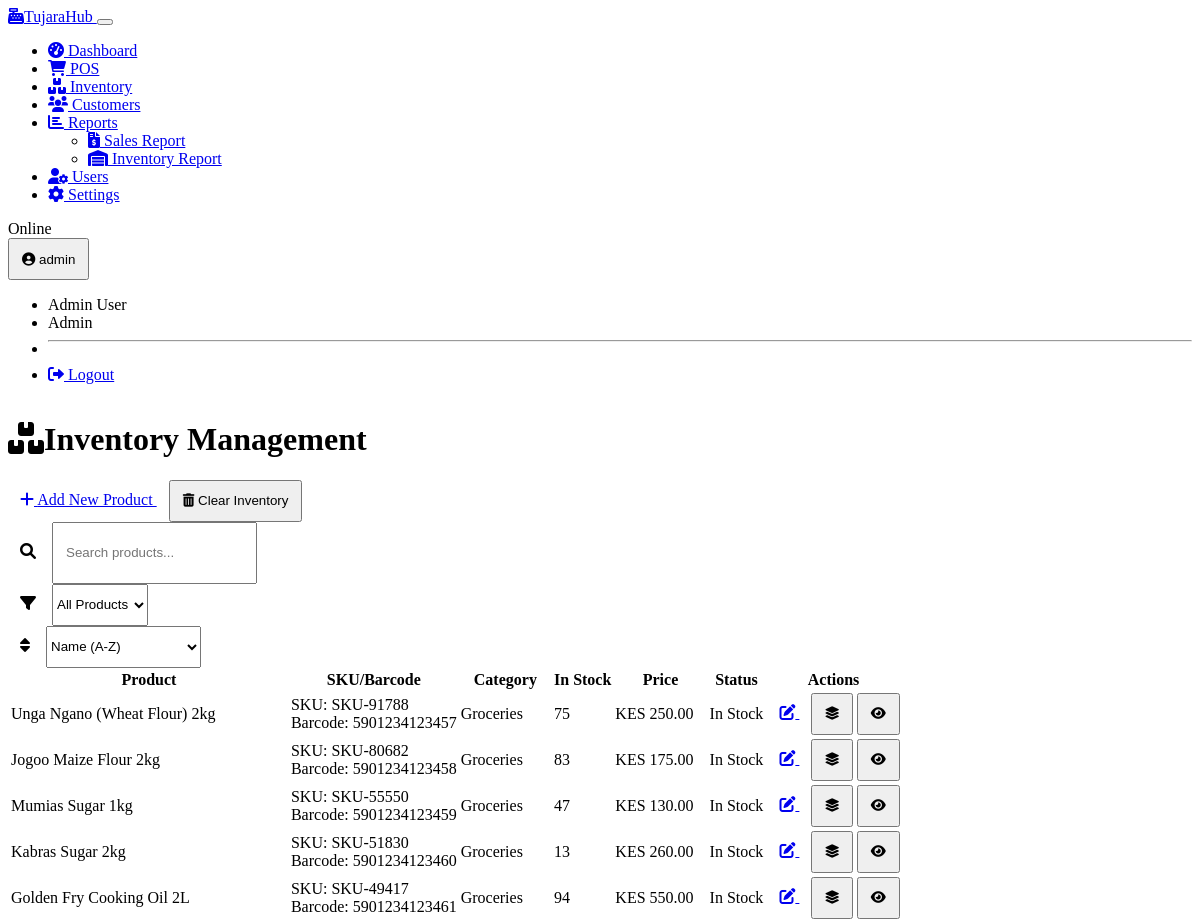
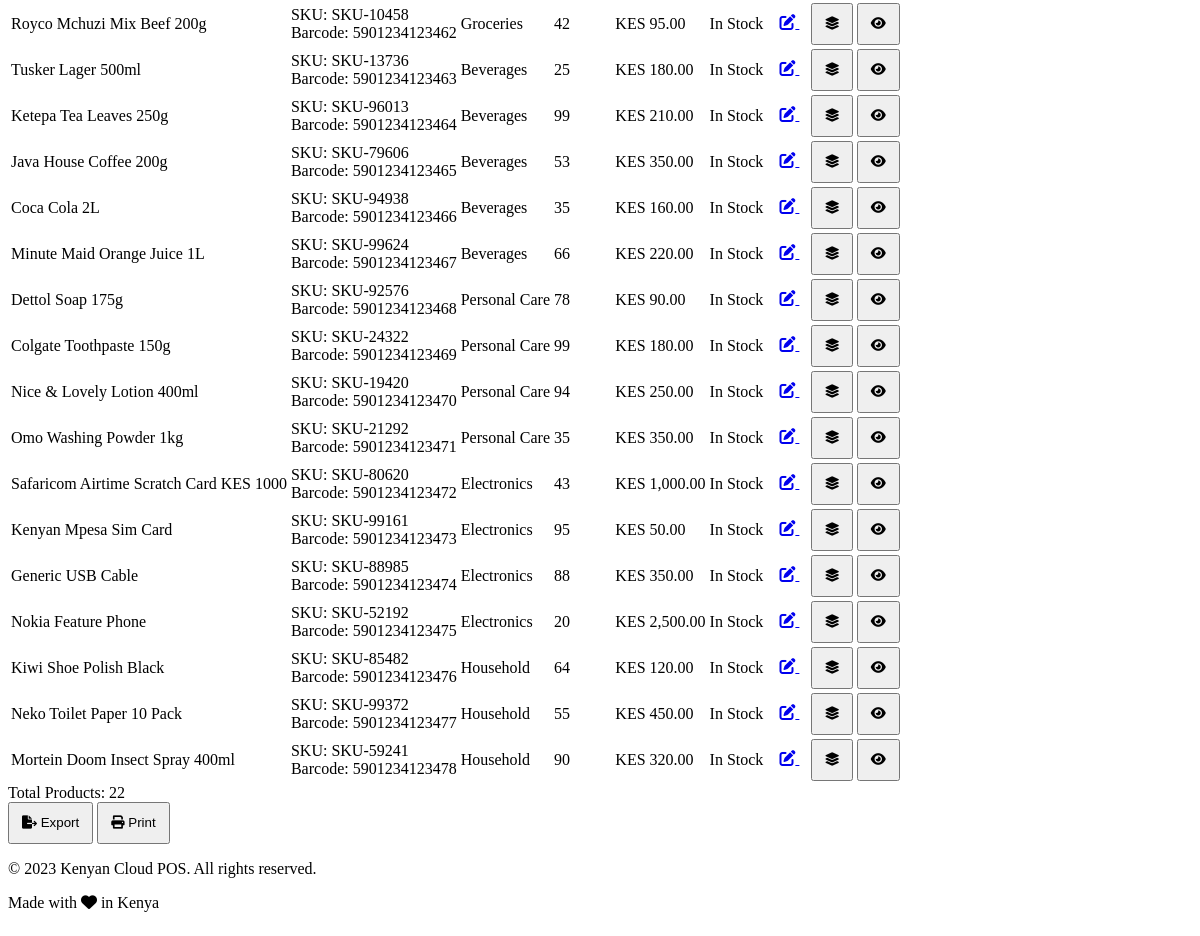
Page /inventory (signed in) on the committed database (2 pictures, top to bottom).
### models.py (models this page shows, shortened)
class User(UserMixin, db.Model):
    id = db.Column(db.Integer, primary_key=True)
    username = db.Column(db.String(64), unique=True, nullable=False)
    email = db.Column(db.String(120), unique=True, nullable=False)
    password_hash = db.Column(db.String(256), nullable=False)
    first_name = db.Column(db.String(64))
    last_name = db.Column(db.String(64))
    phone = db.Column(db.String(20))
    is_active = db.Column(db.Boolean, default=True)
    created_at = db.Column(db.DateTime, default=datetime.utcnow)
    last_login = db.Column(db.DateTime)
    role_id = db.Column(db.Integer, db.ForeignKey('role.id'), nullable=False)
    store_id = db.Column(db.Integer, db.ForeignKey('store.id'), nullable=False)
    role = db.relationship('Role', backref='users')
    sales = db.relationship('Sale', backref='cashier', lazy=True)
    @property
    def full_name(self):
        return f"{self.first_name} {self.last_name}"

class Role(db.Model):
    id = db.Column(db.Integer, primary_key=True)
    name = db.Column(db.String(50), unique=True, nullable=False)
    description = db.Column(db.String(255))
    ADMIN = "admin"
    MANAGER = "manager"
    CASHIER = "cashier"
    EMPLOYEE = "employee"

class Product(db.Model):
    id = db.Column(db.Integer, primary_key=True)
    name = db.Column(db.String(100), nullable=False)
    description = db.Column(db.Text)
    sku = db.Column(db.String(50), unique=True)
    barcode = db.Column(db.String(50), unique=True)
    selling_price = db.Column(db.Float, nullable=False)
    cost_price = db.Column(db.Float, nullable=False)
    tax_rate = db.Column(db.Float, default=0.0)  # VAT rate in percentage
    is_active = db.Column(db.Boolean, default=True)
    created_at = db.Column(db.DateTime, default=datetime.utcnow)
    updated_at = db.Column(db.DateTime, default=datetime.utcnow, onupdate=datetime.utcnow)
    category_id = db.Column(db.Integer, db.ForeignKey('category.id'))
    supplier_id = db.Column(db.Integer, db.ForeignKey('supplier.id'))
    inventory = db.relationship('Inventory', backref='product', lazy=True)
    sale_items = db.relationship('SaleItem', backref='product', lazy=True)

class Category(db.Model):
    id = db.Column(db.Integer, primary_key=True)
    name = db.Column(db.String(100), nullable=False)
    description = db.Column(db.String(255))
    products = db.relationship('Product', backref='category', lazy=True)

class Inventory(db.Model):
    id = db.Column(db.Integer, primary_key=True)
    quantity = db.Column(db.Integer, default=0)
    reorder_level = db.Column(db.Integer, default=5)
    last_restock_date = db.Column(db.DateTime)
    updated_at = db.Column(db.DateTime, default=datetime.utcnow, onupdate=datetime.utcnow)
    product_id = db.Column(db.Integer, db.ForeignKey('product.id'), nullable=False)
    store_id = db.Column(db.Integer, db.ForeignKey('store.id'), nullable=False)
    __table_args__ = (db.UniqueConstraint('product_id', 'store_id', name='_product_store_uc'),)

### routes.py (the view)
    @app.route('/inventory')
    @login_required
    @not_cashier_required
    def inventory():
        store_id = session.get('store_id')
        inventory_items = (
            db.session.query(Product, Inventory, Category)
            .join(Inventory, Product.id == Inventory.product_id)
            .outerjoin(Category, Product.category_id == Category.id)
            .filter(Inventory.store_id == store_id)
            .all()
        )
        return render_template('inventory/index.html', inventory_items=inventory_items)

### templates/inventory/index.html (shortened to what this page needs)
{% extends 'base.html' %}
{% block content %}
<div class="container">
    <div class="d-sm-flex justify-content-between align-items-center mb-4">
        <h1 class="mb-0 mb-3 mb-sm-0"><i class="fas fa-boxes me-2"></i>Inventory Management</h1>
        {% if session.get('role') in ['admin', 'manager'] %}
        <div class="d-flex gap-2">
            <a href="{{ url_for('add_product') }}" class="btn btn-primary">
                <i class="fas fa-plus me-1"></i> Add New Product
            </a>
            {% if session.get('role') == 'admin' %}
            <button type="button" class="btn btn-danger" data-bs-toggle="modal" data-bs-target="#clearInventoryModal">
                <i class="fas fa-trash-alt me-1"></i> Clear Inventory
            </button>
            {% endif %}
        </div>
        {% endif %}
    </div>
    <div class="card mb-4">
        <div class="card-body">
            <div class="row g-2">
                <div class="col-md-4">
                    <div class="input-group">
                        <span class="input-group-text"><i class="fas fa-search"></i></span>
                        <input type="text" class="form-control" id="inventory-search" placeholder="Search products...">
                    </div>
                </div>
                <div class="col-md-4">
                    <div class="input-group">
                        <span class="input-group-text"><i class="fas fa-filter"></i></span>
                        <select class="form-select" id="inventory-filter">
                            <option value="all">All Products</option>
                        </select>
                    </div>
                </div>
                <div class="col-md-4">
                    <div class="input-group">
                        <span class="input-group-text"><i class="fas fa-sort"></i></span>
                        <select class="form-select" id="inventory-sort">
                            <option value="name-asc">Name (A-Z)</option>
                        </select>
                    </div>
                </div>
            </div>
        </div>
    </div>
    <div class="card">
        <div class="card-body p-0">
            <div class="table-responsive">
                <table class="table table-hover" id="inventory-table">
                    <thead>
                        <tr>
                            <th>Product</th>
                            <th>SKU/Barcode</th>
                            <th>Category</th>
                            <th class="text-center">In Stock</th>
                            <th class="text-end">Price</th>
                            <th class="text-center">Status</th>
                            <th class="text-end">Actions</th>
                        </tr>
                    </thead>
                    <tbody>
                        {% if inventory_items %}
                            {% for product, inventory, category in inventory_items %}
                            <tr data-product-id="{{ product.id }}" data-reorder-level="{{ inventory.reorder_level }}" class="">
                                <td class="product-name">{{ product.name }}</td>
                                <td>
                                    {% if product.sku %}<div>SKU: {{ product.sku }}</div>{% endif %}
                                    {% if product.barcode %}<div>Barcode: {{ product.barcode }}</div>{% endif %}
                                </td>
                                <td class="product-category">{{ category.name if category else 'Uncategorized' }}</td>
                                <td class="text-center product-quantity">{{ inventory.quantity }}</td>
                                <td class="text-end product-price" data-price="{{ product.selling_price }}">
                                    KES {{ "{:,.2f}".format(product.selling_price) }}
                                </td>
                                <td class="text-center">
                                    {% if inventory.quantity <= 0 %}
                                    <span class="badge bg-danger">Out of Stock</span>
                                    {% elif inventory.quantity <= inventory.reorder_level %}
                                    <span class="badge bg-warning text-dark">Low Stock</span>
                                    {% else %}
                                    <span class="badge bg-success">In Stock</span>
                                    {% endif %}
                                </td>
                                <td class="text-end">
                                    <div class="btn-group">
                                        {% if session.get('role') in ['admin', 'manager'] %}
                                        <a href="{{ url_for('edit_product', product_id=product.id) }}" class="btn btn-sm btn-outline-primary">
                                            <i class="fas fa-edit"></i>
                                        </a>
                                        {% endif %}
                                        <button type="button" class="btn btn-sm btn-outline-secondary adjust-stock-btn"
                                                data-id="{{ product.id }}"
                                                data-name="{{ product.name }}"
                                                data-stock="{{ inventory.quantity }}"
                                                data-bs-toggle="tooltip"
                                                title="Adjust Stock">
                                            <i class="fas fa-layer-group"></i>
                                        </button>
                                        <button type="button" class="btn btn-sm btn-outline-info"
                                                data-bs-toggle="tooltip"
                                                title="View Details">
                                            <i class="fas fa-eye"></i>
                                        </button>
                                    </div>
                                </td>
                            </tr>
                            {% endfor %}
                        {% else %}
                            <tr>
                                <td colspan="7" class="text-center py-4">No products found in inventory</td>
                            </tr>
                        {% endif %}
                    </tbody>
                </table>
            </div>
        </div>
        <div class="card-footer">
            <div class="d-flex justify-content-between align-items-center">
                <div>
                    <span class="text-muted">Total Products: {{ inventory_items|length }}</span>
                </div>
                <div>
                    <button class="btn btn-outline-primary me-2">
                        <i class="fas fa-file-export me-1"></i> Export
                    </button>
                    <button class="btn btn-outline-success">
                        <i class="fas fa-print me-1"></i> Print
                    </button>
                </div>
            </div>
        </div>
    </div>
</div>
{% endblock %}

### templates/base.html (shortened to what this page needs)
<!DOCTYPE html>
<html lang="en" data-bs-theme="dark">
<head>
    <link rel="stylesheet" href="https://cdn.replit.com/agent/bootstrap-agent-dark-theme.min.css">
    <link rel="stylesheet" href="https://cdnjs.cloudflare.com/ajax/libs/font-awesome/6.0.0/css/all.min.css">
    <link rel="stylesheet" href="{{ url_for('static', filename='css/custom.css') }}">
</head>
<body>
    {% if g.user %}
    <nav class="navbar navbar-expand-lg navbar-dark bg-dark mb-4">
        <div class="container-fluid">
            <a class="navbar-brand" href="{{ url_for('dashboard') }}">
                <i class="fas fa-cash-register me-2"></i>TujaraHub
            </a>
            <button class="navbar-toggler" type="button" data-bs-toggle="collapse" data-bs-target="#navbarNav">
            </button>
            <div class="collapse navbar-collapse" id="navbarNav">
                <ul class="navbar-nav me-auto">
                    {% if session.get('role') != 'employee' %}
                    <li class="nav-item">
                        <a class="nav-link {% if request.endpoint == 'dashboard' %}active{% endif %}" href="{{ url_for('dashboard') }}">
                            <i class="fas fa-tachometer-alt me-1"></i> Dashboard
                        </a>
                    </li>
                    {% endif %}
                    <li class="nav-item">
                        <a class="nav-link {% if request.endpoint == 'pos' %}active{% endif %}" href="{{ url_for('pos') }}">
                            <i class="fas fa-shopping-cart me-1"></i> POS
                        </a>
                    </li>
                    {% if session.get('role') != 'employee' %}
                    <li class="nav-item">
                        <a class="nav-link {% if request.endpoint == 'inventory' %}active{% endif %}" href="{{ url_for('inventory') }}">
                            <i class="fas fa-boxes me-1"></i> Inventory
                        </a>
                    </li>
                    {% endif %}
                    {% if session.get('role') != 'employee' %}
                    <li class="nav-item">
                        <a class="nav-link {% if request.endpoint == 'customers' %}active{% endif %}" href="{{ url_for('customers') }}">
                            <i class="fas fa-users me-1"></i> Customers
                        </a>
                    </li>
                    {% endif %}
                    {% if session.get('role') != 'employee' %}
                    <li class="nav-item dropdown">
                        <a class="nav-link dropdown-toggle" href="#" id="reportsDropdown" role="button" data-bs-toggle="dropdown">
                            <i class="fas fa-chart-bar me-1"></i> Reports
                        </a>
                        <ul class="dropdown-menu">
                            <li>
                                <a class="dropdown-item" href="{{ url_for('sales_report') }}">
                                    <i class="fas fa-file-invoice-dollar me-1"></i> Sales Report
                                </a>
                            </li>
                            <li>
                                <a class="dropdown-item" href="{{ url_for('inventory_report') }}">
                                    <i class="fas fa-warehouse me-1"></i> Inventory Report
                                </a>
                            </li>
                        </ul>
                    </li>
                    {% endif %}
                    {% if session.get('role') == 'admin' %}
                    <li class="nav-item">
                        <a class="nav-link {% if request.endpoint == 'users' %}active{% endif %}" href="{{ url_for('users') }}">
                            <i class="fas fa-user-cog me-1"></i> Users
                        </a>
                    </li>
                    {% endif %}
                    {% if session.get('role') in ['admin', 'manager'] %}
                    <li class="nav-item">
                        <a class="nav-link {% if request.endpoint == 'settings' %}active{% endif %}" href="{{ url_for('settings') }}">
                            <i class="fas fa-cog me-1"></i> Settings
                        </a>
                    </li>
                    {% endif %}
                </ul>
                <div class="d-flex align-items-center">
                    <span class="badge bg-success me-2" id="connection-status">Online</span>
                    <div class="dropdown">
                        <button class="btn btn-outline-light dropdown-toggle" type="button" id="userDropdown" data-bs-toggle="dropdown">
                            <i class="fas fa-user-circle me-1"></i> {{ g.user.username }}
                        </button>
                        <ul class="dropdown-menu dropdown-menu-end">
                            <li><span class="dropdown-item-text">{{ g.user.full_name }}</span></li>
                            <li><span class="dropdown-item-text text-muted">{{ g.user.role.name | title }}</span></li>
                            <li><hr class="dropdown-divider"></li>
                            <li><a class="dropdown-item" href="{{ url_for('logout') }}"><i class="fas fa-sign-out-alt me-1"></i> Logout</a></li>
                        </ul>
                    </div>
                </div>
            </div>
        </div>
    </nav>
    {% endif %}
    <main>
        {% block content %}{% endblock %}
    </main>
    <footer class="bg-dark text-light py-3 mt-5">
        <div class="container">
            <div class="row">
                <div class="col-md-6">
                    <p>&copy; 2023 Kenyan Cloud POS. All rights reserved.</p>
                </div>
                <div class="col-md-6 text-end">
                    <p>Made with <i class="fas fa-heart text-danger"></i> in Kenya</p>
                </div>
            </div>
        </div>
    </footer>
</body>
</html>

### rows in the picture
User: user.username "admin", user.full_name "Admin User"
Role: user.role.name "Admin"
Product: name "Unga Ngano (Wheat Flour) 2kg", sku "SKU-91788", barcode "5901234123457", name "Groceries", quantity "75", selling_price "250.00"
Product: name "Jogoo Maize Flour 2kg", sku "SKU-80682", barcode "5901234123458", name "Groceries", quantity "83", selling_price "175.00"
Product: name "Mumias Sugar 1kg", sku "SKU-55550", barcode "5901234123459", name "Groceries", quantity "47", selling_price "130.00"
Product: name "Kabras Sugar 2kg", sku "SKU-51830", barcode "5901234123460", name "Groceries", quantity "13", selling_price "260.00"
Product: name "Golden Fry Cooking Oil 2L", sku "SKU-49417", barcode "5901234123461", name "Groceries", quantity "94", selling_price "550.00"
Product: name "Royco Mchuzi Mix Beef 200g", sku "SKU-10458", barcode "5901234123462", name "Groceries", quantity "42", selling_price "95.00"
Product: name "Tusker Lager 500ml", sku "SKU-13736", barcode "5901234123463", name "Beverages", quantity "25", selling_price "180.00"
Product: name "Ketepa Tea Leaves 250g", sku "SKU-96013", barcode "5901234123464", name "Beverages", quantity "99", selling_price "210.00"
Product: name "Java House Coffee 200g", sku "SKU-79606", barcode "5901234123465", name "Beverages", quantity "53", selling_price "350.00"
Product: name "Coca Cola 2L", sku "SKU-94938", barcode "5901234123466", name "Beverages", quantity "35", selling_price "160.00"
Product: name "Minute Maid Orange Juice 1L", sku "SKU-99624", barcode "5901234123467", name "Beverages", quantity "66", selling_price "220.00"
Product: name "Dettol Soap 175g", sku "SKU-92576", barcode "5901234123468", name "Personal Care", quantity "78", selling_price "90.00"
Product: name "Colgate Toothpaste 150g", sku "SKU-24322", barcode "5901234123469", name "Personal Care", quantity "99", selling_price "180.00"
Product: name "Nice & Lovely Lotion 400ml", sku "SKU-19420", barcode "5901234123470", name "Personal Care", quantity "94", selling_price "250.00"
Product: name "Omo Washing Powder 1kg", sku "SKU-21292", barcode "5901234123471", name "Personal Care", quantity "35", selling_price "350.00"
Product: name "Safaricom Airtime Scratch Card KES 1000", sku "SKU-80620", barcode "5901234123472", name "Electronics", quantity "43", selling_price "1,000.00"
Product: name "Kenyan Mpesa Sim Card", sku "SKU-99161", barcode "5901234123473", name "Electronics", quantity "95", selling_price "50.00"
Product: name "Generic USB Cable", sku "SKU-88985", barcode "5901234123474", name "Electronics", quantity "88", selling_price "350.00"
Product: name "Nokia Feature Phone", sku "SKU-52192", barcode "5901234123475", name "Electronics", quantity "20", selling_price "2,500.00"
Product: name "Kiwi Shoe Polish Black", sku "SKU-85482", barcode "5901234123476", name "Household", quantity "64", selling_price "120.00"
Product: name "Neko Toilet Paper 10 Pack", sku "SKU-99372", barcode "5901234123477", name "Household", quantity "55", selling_price "450.00"
Product: name "Mortein Doom Insect Spray 400ml", sku "SKU-59241", barcode "5901234123478", name "Household", quantity "90", selling_price "320.00"

### other values in the picture
{{ inventory_items|length }} "22"
